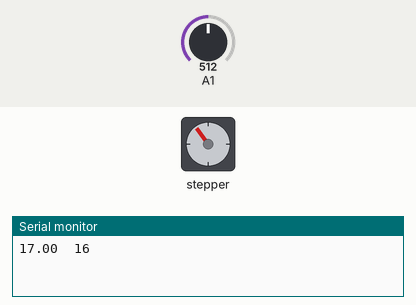
Simulated run of this sketch. Board: Arduino Uno, built with avr-gcc and run on an emulated ATmega328P. Parts: stepper motor, the last lines printed to the serial monitor. The test bench sets the inputs (shaded band); at power-on: A1 = 512. Stepper angles assume 200 steps per turn.

Above: at 1.2 s.
1.3 s: A1 set to 900
At 2.13 s:
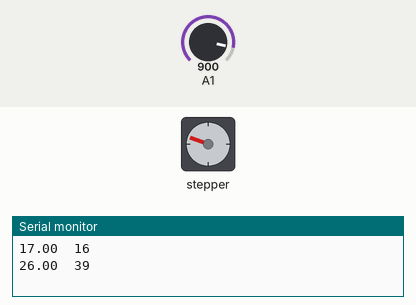
4.3 s: A1 set to 1010
At 4.65 s:
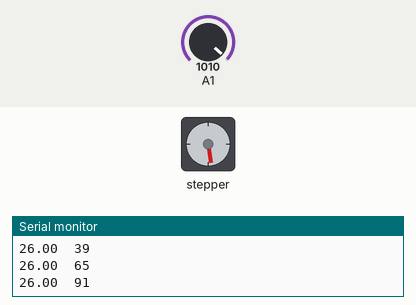
7.3 s: A1 set to 716
At 7.8 s:
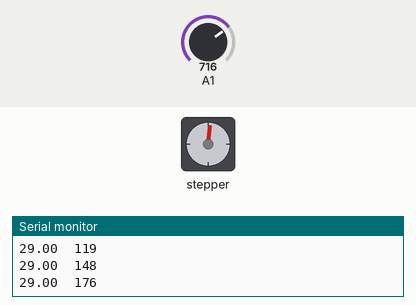
10.3 s: A1 set to 511
13.3 s: A1 set to 306
Timing chart, 0 to 17.3 s (numbered marks = the images above; inputs shaded):
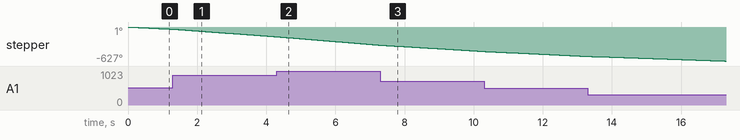

The sketch:

UnoAccelStepper_speedControl.ino
```cpp
/*
   Uno sketch to drive a stepper motor using the AccelStepper library.
   Function runSpeed() is used to run the motor at constant speed. A pot is read to vary the speed.
   Works with a ULN-2003 unipolar stepper driver, or a bipolar, constant voltage motor driver
   such as the L298 or TB6612, or a step/direction constant current driver like the a4988.
   A potentiometer is connected to analog input 0 and to gnd and 5v.

 The motor will rotate one direction. The higher the potentiometer value,
 the faster the motor speed. Because setSpeed() sets the delay between steps,
 you may notice the motor is less responsive to changes in the sensor value at
 low speeds.

 Created 30 Nov. 2009
 Modified 28 Oct 2010
 by Tom Igoe
 12/26/21  Modified to use AccelStepper.  --jkl

 */
// Include the AccelStepper Library
#include <AccelStepper.h>
#include <elapsedMillis.h>

// Define motor interface type
#define motorInterfaceType 1

// Motor Connections (unipolar motor driver)
const int In1 = 8;
const int In2 = 9;
const int In3 = 10;
const int In4 = 11;
// Motor Connections (constant voltage bipolar H-bridge motor driver)
const int AIn1 = 8;
const int AIn2 = 9;
const int BIn1 = 10;
const int BIn2 = 11;
// Motor Connections (constant current, step/direction bipolar motor driver)
const int dirPin = 2;
const int stepPin = 3;

// Creates an instance - Pick the version you want to use and un-comment it. That's the only required change.
//AccelStepper myStepper(AccelStepper::FULL4WIRE, AIn1, AIn2, BIn1, BIn2);  // works for TB6612 (Bipolar, constant voltage, H-Bridge motor driver)
//AccelStepper myStepper(AccelStepper::FULL4WIRE, In1, In3, In2, In4);    // works for ULN2003 (Unipolar motor driver)
//AccelStepper myStepper(AccelStepper::DRIVER, stepPin, dirPin);           // works for a4988 (Bipolar, constant current, step/direction driver)
AccelStepper myStepper(motorInterfaceType, stepPin, dirPin);

elapsedMillis printTime;

const int maxSpeedLimit = 30.0;  // set this to the maximum speed you want to use.

void setup() {
  Serial.begin(9600);
  // set the maximum speed and initial speed.
  myStepper.setMaxSpeed(maxSpeedLimit);
  myStepper.setSpeed(maxSpeedLimit/5.0);    // initial speed target
}


void loop() {
    float mSpeed;
  if (printTime >= 1000) {    // print every second
    printTime = 0;
    mSpeed = myStepper.speed();
    Serial.print(mSpeed);
    Serial.print("  ");
    Serial.println(myStepper.currentPosition());
  }
  // read the sensor value:
  int sensorReading = analogRead(A1);
  // map it to a the maximum speed range
  int motorSpeed = map(sensorReading, 0, 1023, 5, maxSpeedLimit);
  // set the motor speed:
  if (motorSpeed > 0) {
    myStepper.setSpeed((float)motorSpeed);
  }
  myStepper.setPinsInverted(true);
  myStepper.runSpeed();
}
```
